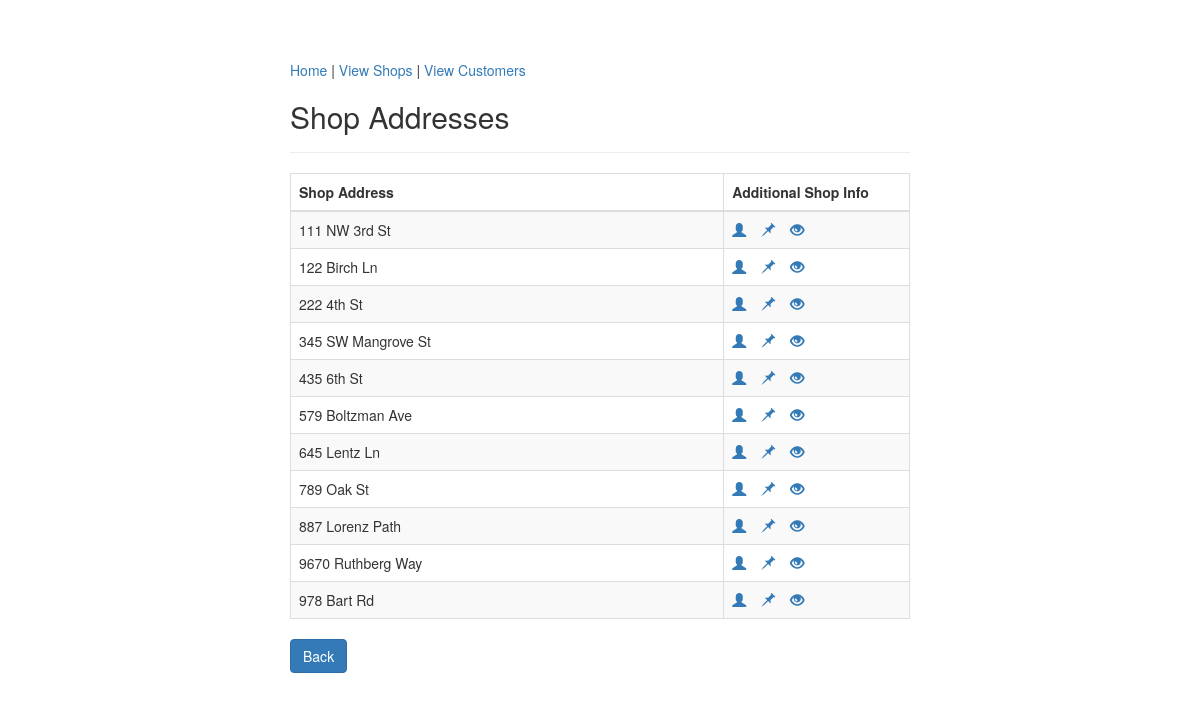
The app's page /viewShops.php with its own data.
### tables this page shows
CREATE TABLE `fp_shop` (
  `shop_address` varchar(30) NOT NULL
);

### viewShops.php (the view, shortened to what this page needs)
<?php
    require_once "config.php";
?>
<!DOCTYPE html>
<html lang="en">
<head>
    <link rel="stylesheet" href="https://maxcdn.bootstrapcdn.com/bootstrap/3.3.7/css/bootstrap.css">
</head>
<body>
    <div class="wrapper">
        <div class="container-fluid">
            <div class="row">
                <div class="col-md-12">
                    <div class="page-header clearfix">
                    <nav>
                        <a href="index.php">Home</a> |
                        <a href="viewShops.php">View Shops</a> |
                        <a href="viewCustomers.php">View Customers</a>
                    </nav>
                        <h2 class="pull-left">Shop Addresses</h2>
                    </div>
<?php
    $sql = "SELECT shop_address
			FROM fp_shop";
            if($result = mysqli_query($link, $sql)){
                if(mysqli_num_rows($result) > 0){
                    echo "<table class='table table-bordered table-striped'>";
                        echo "<thead>";
                            echo "<tr>";
                                echo "<th width=70%>Shop Address</th>";
                                echo "<th width=70%>Additional Shop Info</th>";
                            echo "</tr>";
                        echo "</thead>";
                        echo "<tbody>";
                        while($row = mysqli_fetch_array($result)){
                            echo "<tr>";
                                echo "<td>" . $row['shop_address'] . "</td>";
                                echo "<td>";
                echo "<a href='viewEmployee.php?shop_address=". $row['shop_address']."' title='View Employees' data-toggle='tooltip'><span class='glyphicon glyphicon-user'></span></a>";
				echo "<a href='viewStock.php?shop_address=". $row['shop_address']."' title='View Stock' data-toggle='tooltip'><span class='glyphicon glyphicon-pushpin'></span></a>";
				echo "<a href='viewVisitRecords.php?shop_address=". $row['shop_address']."' title='View Customer Vist History' data-toggle='tooltip'><span class='glyphicon glyphicon-eye-open'></span></a>";
				echo "</td>";
                            echo "</tr>";
                        }
                        echo "</tbody>";
                    echo "</table>";
                } else{
                    echo "<p class='lead'><em>No records were found.</em></p>";
                }
            } else{
                echo "ERROR: Could not able to execute $sql. <br>" . mysqli_error($link);
            }
    echo "<p><a href='index.php' class='btn btn-primary'>Back</a></p>";
?>
    </div>
   </div>
  </div>
</div>
</body>
</html>

### viewShops.php (style rules this page uses)
.wrapper { width: 650px; margin: 0 auto; }
.page-header h2 { margin-top: 0; }
table tr td:last-child a { margin-right: 15px; }

### records on screen
fp_shop: shop_address "111 NW 3rd St"
fp_shop: shop_address "122 Birch Ln"
fp_shop: shop_address "222 4th St"
fp_shop: shop_address "345 SW Mangrove St"
fp_shop: shop_address "435 6th St"
fp_shop: shop_address "579 Boltzman Ave"
fp_shop: shop_address "645 Lentz Ln"
fp_shop: shop_address "789 Oak St"
fp_shop: shop_address "887 Lorenz Path"
fp_shop: shop_address "9670 Ruthberg Way"
fp_shop: shop_address "978 Bart Rd"
